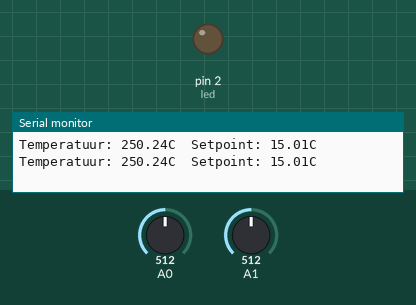
Recording of a sketch running on a simulated Arduino Uno, built with avr-gcc and run on an emulated ATmega328P. Shown: output pins drawn as LEDs (lit = HIGH), the last lines printed to the serial monitor. The inputs (shaded band) are chosen by the test bench; at power-on: A0 = 512, A1 = 512.

Above: at 1.8 s.
1.9 s: A0 set to 33
3.4 s: A0 set to 28
At 4.3 s:
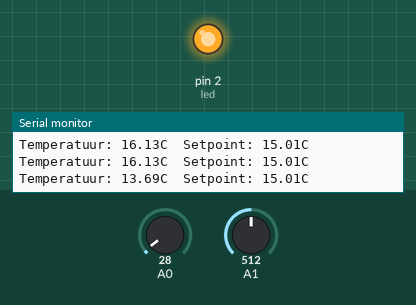
5.5 s: A0 set to 122
At 7.1 s:
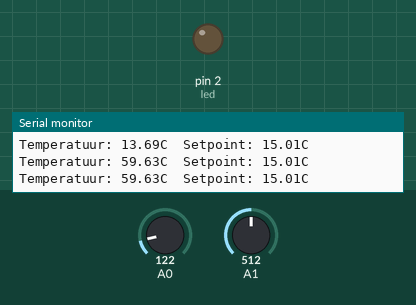
7.5 s: A0 set to 0
At 8.7 s:
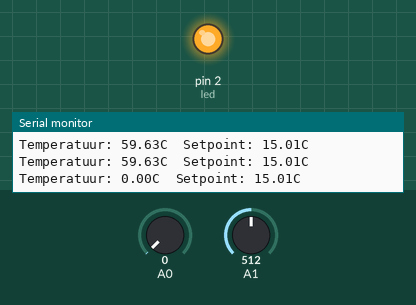
Timing chart, 0 to 10.5 s (numbered marks = the images above; inputs shaded):
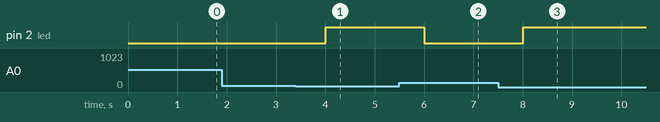

The sketch:

labo6_3.ino
```cpp
int led = 2;

void setup() {
  Serial.begin(9600);
  pinMode(led, OUTPUT);
  digitalWrite(led, HIGH);

}

void loop() {
  float temp = analogRead(A0)/1023.0*5*100;
  float potentio = analogRead(A1)/1023.0*30;
  Serial.println("Temperatuur: " + String(temp) + "C\tSetpoint: " + String(potentio) + "C");

  if (potentio > temp - 0.5){
    digitalWrite(led, HIGH);
  }else if (potentio < temp + 0.5){
    digitalWrite(led, LOW);
  }else{
    digitalWrite(led, HIGH);
  }
  delay(1000);
}
```

Measured:
- the behaviour switches between 32 and 31 on A0 (found by bisection; images 0 and 1)
- after the input at 3.4 s, pin 2 (led): LOW → HIGH after 0.61 s
- after the input at 5.5 s, pin 2 (led): HIGH → LOW after 0.51 s
- after the input at 7.5 s, pin 2 (led): LOW → HIGH after 0.51 s
